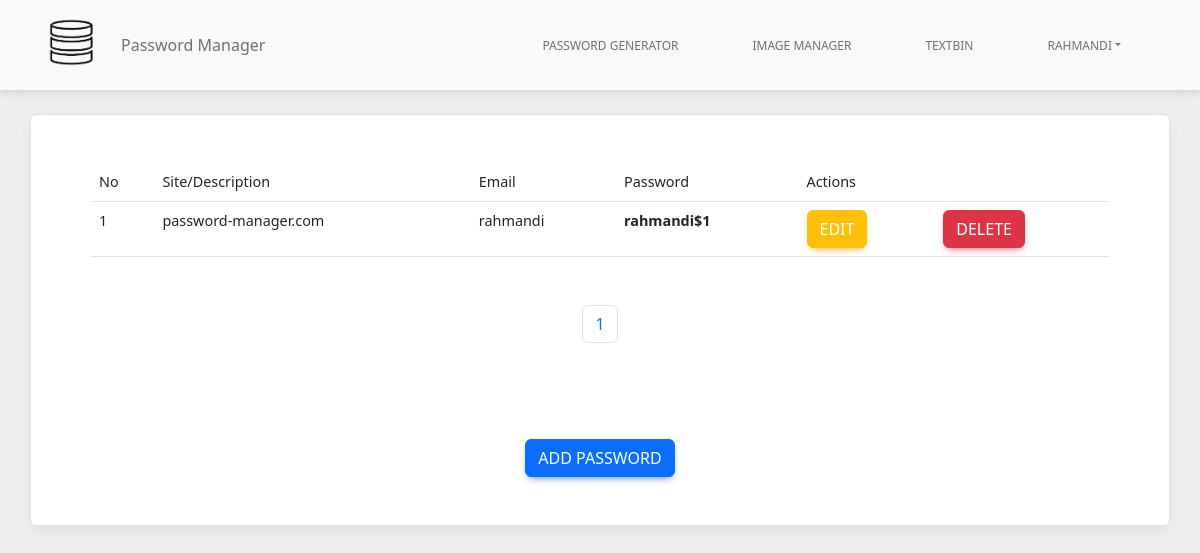
/ (signed in), run on the app's committed database.
### tables this page shows
CREATE TABLE "content" (
	"id"	INTEGER,
	"password_site"	TEXT,
	"site"	TEXT,
	"username_site"	TEXT,
	"user_id"	INTEGER,
	PRIMARY KEY("id" AUTOINCREMENT),
	FOREIGN KEY("user_id") REFERENCES "users"("id")
);

### controller/home.py (the view)
@home.route('/', methods=['POST', 'GET'])
def index():
    id = session.get('id')
    if id is None:
        return redirect(url_for('auth.login'))
    db = db_connection()
    cur = db.cursor()
    page = request.args.get('page', type=int, default=1)
    limit = 10
    if page > 1:
        first_page = (page * limit) - limit
        num = first_page + 1
        num_list = [num]
    else:
        first_page = 0
        num = first_page + 1
        num_list = [num]
    cur.execute("SELECT * FROM content WHERE user_id = %s" % (id))
    all_content = cur.fetchall()
    total_pages = (int(len(all_content)) / limit) + 1
    total_pages = math.ceil(total_pages)
    params = (id, first_page, limit)
    sql = 'SELECT * FROM content WHERE user_id = %s LIMIT %s, %s' % params
    cur.execute(sql)
    content = cur.fetchall()
    cur.close()
    db.close()
    return render_template('index.html', content=content, id=id, total_pages=total_pages, num_list=num_list)

### db.py (called while the page is built)
def db_connection():
    db = getattr(g, '_database', None)
    if db is None:
        db = g._database = sqlite3.connect(DATABASE)
    return db

### templates/index.html (shortened to what this page needs)
{% extends 'base.html' %}  {% block body %}
{% include 'navbar.html'   %}
<div class="container mt-4 card p-5 border">
  <div class="container">
    <div class="row">
      <div class="col">
        <table class="table">
      <thead>
        <tr>
          <th>No</th>
          <th>Site/Description</th>
          <th>Email</th>
          <th>Password</th>
          <th colspan="2" style="text-align: ce;">Actions</th>
        </tr>
      </thead>
      <tbody id="parentDiv">
        {% for x in content %}
        <td>{{num_list[0]}}</td>
        <td>{{x[2]}}</td>
        <td>{{x[3]}}</td>
        <td><strong>{{x[1]}}</strong></td>
        <td>
            <button class="btn btn-warning" id="edit"> <a href="{{ url_for('home.edit', id=x[0]) }}"
                style="text-decoration: none; color:white;">Edit</a>
            </button>
        </td>
        <td><button type="button" class="btn btn-danger" data-bs-toggle="modal" data-bs-target="#exampleModal">
              Delete
            </button></td>
        {% endfor %}
      </tbody>
    </table>
    <div class="mt-5">
      <nav aria-label="Page navigation example">
      <ul class="pagination justify-content-center">
        {% for x in range(1,total_pages)  %}
        <li class="page-item mx-1"><a class="page-link" href="{{url_for('home.index', page=x)}}">{{x}}</a></li>
        {% endfor %}
      </ul>
    </nav>
    </div>
    <div class="row mt-5">
      <div class="col">
 <div class="mt-5 ">
    <div class="row justify-content-center">
      <div class="col gap-2 text-center ">
        <a href="/add-pass" class="btn btn-primary" style="text-decoration: none; color: white">
          Add Password</a>
      </div>
    </div>
  </div>
      </div>
    </div>
  </div>
</div>
{% endblock %}

### templates/navbar.html (shortened to what this page needs)
  <nav class="navbar navbar-expand-lg navbar-light bg-light">
    <div class="container">
      {% if check == True %}
      <a class="navbar-brand me-2" href="{{ url_for('home.index') }}">
        <img src="{{ url_for('static', filename='/logo1-background.png') }}" height="65" alt="MDB Logo" loading="lazy"
          style="margin-top: -1px" />
      </a>
      <button class="navbar-toggler" type="button" data-mdb-toggle="collapse" data-mdb-target="#navbarButtonsExample"
        aria-controls="navbarButtonsExample" aria-expanded="false" aria-label="Toggle navigation">
        <i class="fas fa-bars"></i>
      </button>
      <div class="collapse navbar-collapse" id="navbarButtonsExample">
        <ul class="navbar-nav me-auto mb-2 mb-lg-0">
          <li class="nav-item">
            <a class="nav-link" href="#">Image Manager</a>
          </li>
        </ul>
        {% else %}
        <a class="navbar-brand me-2" href="{{ url_for('home.index') }}">
          <img src="{{ url_for('static', filename='/logo1-background.png') }}" height="65" alt="MDB Logo" loading="lazy"
            style="margin-top: -1px" />
        </a>
        <div class="collapse navbar-collapse" id="navbarButtonsExample">
          <ul class="navbar-nav me-auto mb-2 mb-lg-0">
            <li class="nav-item">
              <a class="nav-link" href="#">Password Manager</a>
            </li>
          </ul>
          {% endif %}
          {% if session.get('username') == None %}
          {% else %}
          <div class="d-flex align-items-center">
            <ul class="nav nav-pills">
              <li class="nav-item">
                <a class="nav-link" href="{{url_for('generator.index', id=id)}}">Password Generator</a>
              </li>
              <li class="nav-item">
                <a class="nav-link" href="{{ url_for('image_manager.index', id=id) }}">Image Manager</a>
              </li><li class="nav-item">
                <a class="nav-link" href="{{ url_for('text.index', id=id) }}">Textbin</a>
              </li>
               <li class="nav-item dropdown">
                <a class="nav-link dropdown-toggle" data-bs-toggle="dropdown" href="#" role="button"
                  aria-expanded="false">{{session.get('username')}}</a>
              </li>
            </ul>
          </div>
          {% endif %}
        </div>
      </div>
  </nav>

### data on the page
content: get "RAHMANDI", num_list "1", site "password-manager.com", username_site "rahmandi", password_site "rahmandi$1"

### other printed values
{{ x }} "1"
